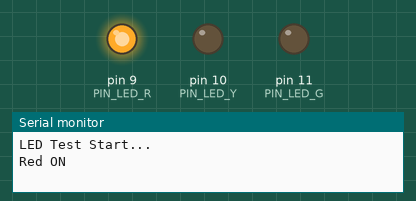
Simulated run of this sketch. Board: Arduino Uno, built with avr-gcc and run on an emulated ATmega328P. On the bench: output pins drawn as LEDs (lit = HIGH), the last lines printed to the serial monitor.

Above: at 0.5 s.
At 1.5 s:
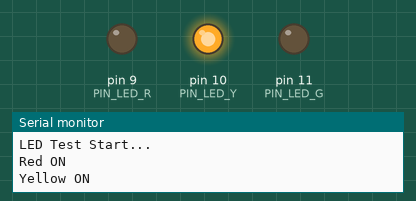
At 5.5 s:
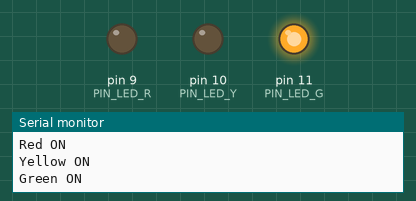
Timing chart, 0 to 6.9 s (numbered marks = the images above):
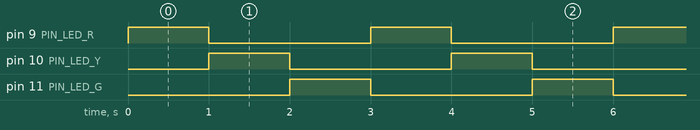

The sketch:

arduino_code.ino
```cpp
// --- 硬體測試模式 (Hardware Test) ---
// 這段程式碼不讀取感測器，只會不斷閃爍 LED
// 用來確認您的 LED 接線方向是否正確

// 定義接腳
#define PIN_LED_R 9
#define PIN_LED_Y 10
#define PIN_LED_G 11

void setup() {
  // 設定接腳為輸出模式
  pinMode(PIN_LED_R, OUTPUT);
  pinMode(PIN_LED_Y, OUTPUT);
  pinMode(PIN_LED_G, OUTPUT);

  // 開啟 Serial 以便除錯 (雖然這段程式碼主要看燈)
  Serial.begin(9600);
  Serial.println("LED Test Start...");
}

void loop() {
  // 1. 紅燈亮 (其他滅)
  Serial.println("Red ON");
  digitalWrite(PIN_LED_R, HIGH);
  digitalWrite(PIN_LED_Y, LOW);
  digitalWrite(PIN_LED_G, LOW);
  delay(1000); // 等待 1 秒

  // 2. 黃燈亮 (其他滅)
  Serial.println("Yellow ON");
  digitalWrite(PIN_LED_R, LOW);
  digitalWrite(PIN_LED_Y, HIGH);
  digitalWrite(PIN_LED_G, LOW);
  delay(1000); // 等待 1 秒

  // 3. 綠燈亮 (其他滅)
  Serial.println("Green ON");
  digitalWrite(PIN_LED_R, LOW);
  digitalWrite(PIN_LED_Y, LOW);
  digitalWrite(PIN_LED_G, HIGH);
  delay(1000); // 等待 1 秒
}
```

Measured:
- by itself, pin 9 (PIN_LED_R), pin 10 (PIN_LED_Y), pin 11 (PIN_LED_G): alternates HIGH for 1.0 s and LOW for 2.0 s
- by itself, everything shown: repeats every 3.0 s, in 3 steps
